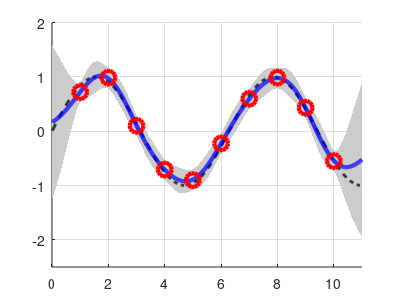

This figure's MATLAB source: (Note: this script raises an error after producing the figure.)
%
% Test state-space GP regression with SE covariance
%

% This software is distributed under the GNU General Public 
% Licence (version 2 or later); please refer to the file 
% Licence.txt, included with the software, for details.

% Copyright (C) 2014 Simo Sarkka

%%
% Create the data
%

randn('state',0);
rand('state',0);

dt=1;
dtt=0.01;
sd=0.1;
TT = (1:1100) * dtt;
mi = 100:100:1000;
T = TT(mi);
X  = sin(T);
XX = sin(TT);
Y  = X + sd * randn(size(X));

clf;
plot(TT,XX,'--',T,Y,'o');
grid on;
axis([0 10 -1.5 1.5]);

%%
% Parameters
%
s = 1;
ell = 1;

se_spec = @(w) s^2 * sqrt(2*pi) * ell * exp(-ell^2 * w.^2/2);
se_cov  = @(t) s^2 * exp(-t.^2/2/ell^2);


%%
% Do basic GP regression
%

        k = length(Y);
        K11 = zeros(k,k);
        for i=1:k
            for j=1:k
                K11(i,j) = se_cov(T(i)-T(j));
            end
        end
        K21 = zeros(length(TT),k);
        for i=1:size(K21,1)
            for j=1:k
                K21(i,j) = se_cov(TT(i) - T(j));
            end
        end
        mu = (K21 / (K11 + eye(k)*sd^2) * Y(1:k)')';
        V  = se_cov(0) - diag(K21 / (K11 + eye(k)*sd^2) * K21')';

%%
% Plot the above
%
    clf;
    set(gcf,'PaperType','a4');
    set(gcf,'PaperUnits','inches');
    set(gcf,'PaperPosition',[0.25 2.5 4 3]);
    set(gca,'Position',[0.25 2.5 4 3]);

    clf;
    p=patch([TT fliplr(TT)], ...
            [mu + 1.96*sqrt(V) fliplr(mu - 1.96*sqrt(V))],1);
    set(p,'EdgeColor','none')
    colormap(0.8*[1 1 1]);
    hold on;
    h = plot(TT,XX,'k--',TT,mu,'b-',T,Y,'ro');
    set(h,'Linewidth',3);
    set(h(1),'Linewidth',2);
    set(h,'MarkerSize',10);
    grid on;
    axis([0 11 -2.5 2]);
    legend(h,'True function','Regression mean','Observations',3);

    print -depsc reg_ex;


%%
% Test SEs in state-space form
%

% Turn off the almost-singularity warnings that we get.
warning off MATLAB:nearlySingularMatrix;

order_list = 1:20;

ctay = ((pi-1)/sqrt(2))^2;

se_fun_all = {...
    @(order) se_taylor(order,s,ell),...
    @(order) se_power_taylor(order,1,s,ell),...
    @(order) se_power_taylor(order,2,s,ell),...
    @(order) se_power_pade(order,2,4,s,ell),...
    @(order) se_pade(2*order,4*order,s,ell),...
    @(order) se_power_mtaylor(order,s,ell,ctay),...
};

ks_mu_all = cell(length(order_list),length(se_fun_all));
ks_V_all  = cell(length(order_list),length(se_fun_all));;
dim_list_all = {};
mean_err_all = {};
var_err_all  = {};

for n=1:length(se_fun_all)
    fprintf('Running %d/%d\n',n,length(se_fun_all));
    
    se_fun = se_fun_all{n};
    dim_list = [];
    mean_err = [];
    var_err  = [];

    for order=order_list
        
        [B,A] = se_fun(order);
        [F,L,q,H] = ratspec_to_ss(B,A);
        if size(F,1) <= order_list(end)
            [F,L,H] = ss_balance(F,L,H);
            Pinf = lyapchol(F,L*sqrt(q));
            Pinf = Pinf' * Pinf;
        
            kf_mu = [];
            kf_V  = [];
        
            m = zeros(size(F,1),1);
            P = Pinf;
        
            MM = zeros(size(m,1),length(TT));
            PP = zeros(size(P,1),size(P,2),length(TT));
        
            [A,Q] = lti_disc(F,L,q,TT(2)-TT(1));
        
            count = 0;
            for k=1:length(TT)
                m = A*m;
                P = A*P*A' + Q;
                i = find(mi == k);
                
                if ~isempty(i)
                    y = Y(i);
                    S = H*P*H' + sd^2;
                    K = P * H' / S;
                    m = m + K * (y - H*m);
                    P = P - K * S * K';
                    
                end
                
                MM(:,k) = m;
                PP(:,:,k) = P;
                
                kf_mu = [kf_mu H*m];
                kf_V  = [kf_V  H*P*H'];
                
            end
            
            MS = MM;
            PS = PP;
            ms = m;
            Ps = P;
            
            ks_mu = H*m;
            ks_V  = H*P*H';
            
            for k=size(MM,2)-1:-1:1
                m = MM(:,k);
                P = PP(:,:,k);
                
                mp = A*m;
                Pp = A*P*A' + Q;
                
                G = P*A'/Pp;
                ms = m + G * (ms - mp);
                Ps = P + G * (Ps - Pp) * G';
                
                MS(:,k) = ms;
                PS(:,:,k) = Ps;
                
                ks_mu = [H*ms ks_mu];
                ks_V  = [H*Ps*H' ks_V];
                
            end
            
            err = max(abs(ks_mu - mu));
            mean_err = [mean_err err];
            
            err = max(abs(ks_V - V));
            var_err  = [var_err err];
            
            dim_list = [dim_list length(m)];
            
            ks_mu_all{n,order} = ks_mu;
            ks_V_all{n,order}  = ks_V;
        end 
    end
    
    dim_list_all{n} = dim_list;
    mean_err_all{n} = mean_err;
    var_err_all{n}  = var_err;
end
fprintf('Done.\n');

%%
% Final plot for mean
%

    clf;
    set(gcf,'PaperType','a4');
    set(gcf,'PaperUnits','inches');
    set(gcf,'PaperPosition',[0.25 2.5 4 3]);
    set(gca,'Position',[0.25 2.5 4 3]);

    clf;
    h = semilogy(dim_list_all{1},mean_err_all{1},'*-',...
             dim_list_all{2},mean_err_all{2},'+-',...
             dim_list_all{3},mean_err_all{3},'^-',...
             dim_list_all{4},mean_err_all{4},'v-',...
             dim_list_all{5},mean_err_all{5},'x-',...
             dim_list_all{6},mean_err_all{6},'o-');
    set(h,'Markersize',10);
    set(h,'Linewidth',2);
    ylim([10^-9 1]);
    legend('Taylor n','Taylor [1]^n','Taylor [2]^n','Pade [2/4]^n','Pade [2n/4n]','MTaylor^n',3);
    grid on;
    xlabel('State dimension');
    ylabel('Maximum mean error');

    print -depsc mean_max;

%%
% Final plot for variance
%
    clf;
    set(gcf,'PaperType','a4');
    set(gcf,'PaperUnits','inches');
    set(gcf,'PaperPosition',[0.25 2.5 4 3]);
    set(gca,'Position',[0.25 2.5 4 3]);
    
    clf;
    h = semilogy(dim_list_all{1},var_err_all{1},'*-',...
             dim_list_all{2},var_err_all{2},'+-',...
             dim_list_all{3},var_err_all{3},'^-',...
             dim_list_all{4},var_err_all{4},'v-',...
             dim_list_all{5},var_err_all{5},'x-',...
             dim_list_all{6},var_err_all{6},'o-');
    set(h,'Markersize',10);
    set(h,'Linewidth',2);
    ylim([10^-9 1]);
    legend('Taylor n','Taylor [1]^n','Taylor [2]^n','Pade [2/4]^n','Pade [2n/4n]','MTaylor^n',3);
    grid on;
    xlabel('State dimension');
    ylabel('Maximum variance error');

    print -depsc var_max;

